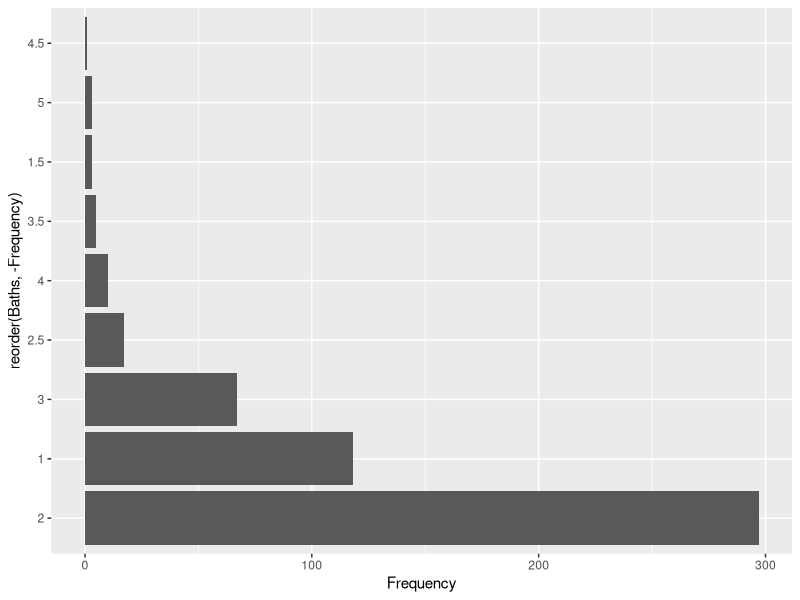

R code for this plot:
## ---- chunk 1
knitr::opts_chunk$set(echo = TRUE)
knitr::opts_knit$set(root.dir = here::here())
## ---- chunk 2
# load packages
suppressPackageStartupMessages(library(tidyverse))
## ---- chunk 3
# load training  data 
df <- read_csv("data/X_train.csv")
## ---- chunk 4
num_examples <- nrow(df)
num_features <- ncol(df)
print(paste("The number of training examples is:", num_examples))
print(paste("The number of predictors is:", num_features))
## ---- chunk 5
# get the categorical variables 
plots <- list()
cat_vars <- df %>% 
      select(-sqft, -latitude, -longitude)
for (variable in cat_vars) {
      freq <- as_tibble(as.data.frame(table(variable)))
      
      
}
# make a frequency table for houses in each city

## ---- chunk 6
freq <- as_tibble(as.data.frame(table(df$baths)))
colnames(freq) <- c("Baths", "Frequency")

## ---- chunk 7
make_ordered_barplot <- function(data, x, y){
      data %>% 
            ggplot(aes(x = reorder({{x}}, -{{y}}), y = {{y}})) + 
            geom_col() + 
            coord_flip()
}
## ---- chunk 8
make_ordered_barplot(freq, Baths, Frequency)
